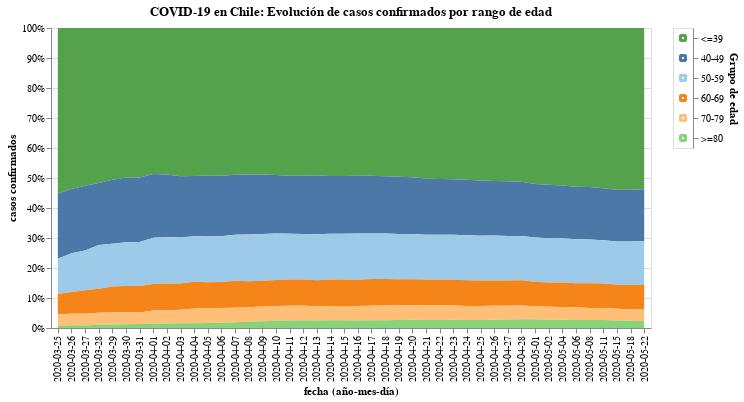

Notebook code for this chart:
### Code cell
#hide_input
selection2 = alt.selection_multi(fields=['Grupo de edad'], on='mouseover')

color = alt.condition(selection2,
                    alt.Color('Grupo de edad:N', scale=alt.Scale(scheme='tableau20'), legend=None),
                    alt.value('lightgray'))

bars = alt.Chart(cases).mark_area().encode(
    x = 'fecha (año-mes-día):N',
    y = alt.Y('casos confirmados:Q', stack="normalize"),
    color = color,
    tooltip = ['fecha (año-mes-día)', 'Grupo de edad', 'casos confirmados'],
    order=alt.Order(
    # Sort the segments of the bars by this field
    'index',
    sort='descending'
    )
).add_selection(
    selection2
)

legend = alt.Chart(cases).mark_point().encode(
    y=alt.Y('Grupo de edad', axis=alt.Axis(orient='right'), sort=grupo_de_edad),
    color=color
).add_selection(
    selection2
)

bars.properties(
    title = 'COVID-19 en Chile: Evolución de casos confirmados por rango de edad',
    width = 600
) | legend

### Figure 1 — Vega-Lite specification as saved in the notebook (floating-point values rounded to 4 significant figures; data arrays with more than 128 entries replaced by an {"elided": "..."} marker saying what was removed)
{"config": {"view": {"continuousWidth": 400, "continuousHeight": 300}}, "hconcat": [{"mark": "area", "encoding": {"color": {"condition": {"type": "nominal", "field": "Grupo de edad", "legend": null, "scale": {"scheme": "tableau20"}, "selection": "selector007"}, "value": "lightgray"}, "order": {"type": "quantitative", "field": "index", "sort": "descending"}, "tooltip": [{"type": "nominal", "field": "fecha (año-mes-día)"}, {"type": "nominal", "field": "Grupo de edad"}, {"type": "quantitative", "field": "casos confirmados"}], "x": {"type": "nominal", "field": "fecha (año-mes-día)"}, "y": {"type": "quantitative", "field": "casos confirmados", "stack": "normalize"}}, "selection": {"selector007": {"type": "multi", "fields": ["Grupo de edad"], "on": "mouseover"}}, "title": "COVID-19 en Chile: Evolución de casos confirmados por rango de edad", "width": 600}, {"mark": "point", "encoding": {"color": {"condition": {"type": "nominal", "field": "Grupo de edad", "legend": null, "scale": {"scheme": "tableau20"}, "selection": "selector007"}, "value": "lightgray"}, "y": {"type": "nominal", "axis": {"orient": "right"}, "field": "Grupo de edad", "sort": ["<=39", "40-49", "50-59", "60-69", "70-79", "80-89", ">=90"]}}, "selection": {"selector007": {"type": "multi", "fields": ["Grupo de edad"], "on": "mouseover"}}}], "data": {"name": "data-ebd090f3f4c01786d2ab2ef028e4e7ff"}, "$schema": "https://vega.github.io/schema/vega-lite/v4.8.1.json", "datasets": {"data-ebd090f3f4c01786d2ab2ef028e4e7ff": {"elided": "264 records"}}}
